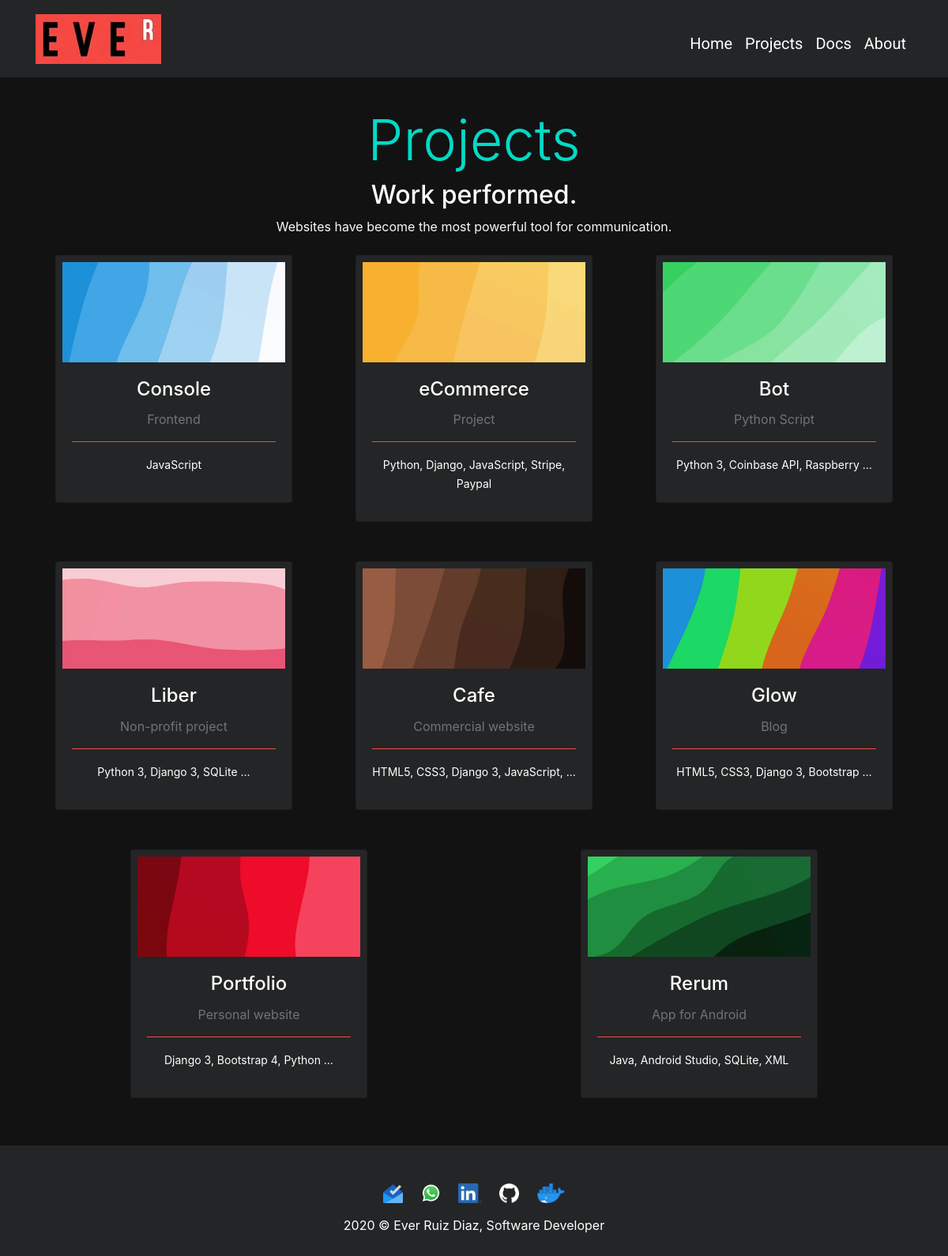
/projects/, run on the app's committed database.
### apps/projects/models.py (models this page shows, shortened)
class Projects(models.Model):
    image = models.ImageField(upload_to="projects/card", verbose_name="Card image", null=True, blank=True)
    screen = models.ImageField(upload_to="projects/modal", verbose_name="Modal image", null=True, blank=True)
    title = models.CharField(max_length=50, verbose_name="Titulo")
    subtitle = models.CharField(max_length=50, verbose_name="Subtitulo", null=True)
    staff = models.CharField(max_length=120, verbose_name="Staff tecnologico", null=True)
    description = RichTextField(verbose_name="Descripcion")
    link = models.URLField(null=True, blank=True, verbose_name="GitHub")
    ordering = SmallIntegerField(verbose_name='Orden', default=0)
    created = models.DateTimeField(auto_now_add=True, verbose_name='Fecha de creación')
    updated = models.DateTimeField(auto_now=True, verbose_name='Fecha de actualización')
    class Meta:
        verbose_name = "Proyecto"
        verbose_name_plural = "Proyectos"
        ordering = ['ordering','created']

### apps/projects/views.py (the view)
# urls.py: path('', views.projects, name="projects")
def projects(request):
    projects = Projects.objects.all()
    return render(request, 'projects/projects.html', {'projects':projects})

### apps/projects/templates/projects/projects.html (shortened to what this page needs)
{% extends 'core/base.html' %}
{% load static %}
{% block content %}
<div id="header">
  <h1 class="supertitle display-3">Projects</h1>
  <h2 id="subheader" class="px-2">Work performed.</h2>
  <p id="superp" class="text-light">Websites have become the most powerful tool for communication.</p>
</div>
<div class="container">
  <div class="row">
    {% for project in projects %}
    <div class="mx-auto">
      <a href="#" title="{{project.title}}" type="button" data-toggle="modal" data-target="#{{project.title}}" style="text-decoration: none;">
        <div id="tarjeta" class="card" style="background-color: #242526; ">
          <div class="project-image-container px-2">
            <div class="project-image-wrapper mb-2">
              <img id="logan" class="mt-2" src="{{ project.image.url }}" alt="">
            </div>
          </div>
          <div class="card-body">
            <h4 class="card-title text-white text-center">{{project.title}}</h4>
            <p class="text-muted text-center">{{project.subtitle}}</p>
            <hr style="border-color: #F54943;">
            <p class="text-white text-center"><small>{{project.staff|truncatewords_html:5}}</small></p>
          </div>
        </div>
      </a>
    </div>
    {% endfor %}
  </div>
</div>
{% endblock %}

### apps/core/templates/core/base.html (shortened to what this page needs)
<!DOCTYPE html>
<html lang="en">
<head>
    {% load static %}
    {% load bootstrap4 %}
    {% load bootstrap4 %}{% bootstrap_css %}
    <link href="{% static 'core/css/styles.css' %}" rel="stylesheet">
    <link href="{% static 'core/css/media.css' %}" media="(max-width:800px)" rel="stylesheet">
</head>
<body>
    {% include 'core/navigation.html' %}
    {% block content %}{% endblock %}
    {% include 'core/footer.html' %}
</body>
</html>

### apps/core/templates/core/navigation.html (shortened to what this page needs)
{% load static %}
<nav class="navbar navbar-expand-md navbar-dark">
    <div class="container">
        <a href="{% url 'home' %}" class="navbar-brand"><img id="logo" src="{% static 'core/img/logo.webp' %}" title="Ever"></a>
        <div class="collapse navbar-collapse navigation" id="testNavbar">
            <ul class="navbar-nav ml-auto pb-2">
                <li class="nav-item" style="height: 50px;"><a class="nav-link blockquote mt-4" href="{% url 'home' %}">Home</a></li>
                <li class="nav-item" style="height: 50px;"><a class="nav-link blockquote mt-4" href="{% url 'projects' %}">Projects</a></li>
                <li class="nav-item" style="height: 50px;"><a class="nav-link blockquote mt-4" href="{% url 'docs' %}">Docs</a></li>
                <li class="nav-item mb-4" style="height: 50px;"><a class="nav-link blockquote mt-4" href="{% url 'about' %}">About</a></li>
            </ul>
        </div>
    </div>
</nav>

### apps/core/templates/core/footer.html
{% load static %}
<footer class="col-md-12" id="abajo">
    <div id="redes">
        <ul style="padding-left: 0px !important;">
            <li>
                <a target="blank" href="{% url 'contact' %}"><img style="max-height: 25px; max-width: 35px;" src="{% static 'core/img/inbox.svg' %}" title="Contact me"></a>
                <a target="blank" href="https://wa.me/393312629203"><img style="max-height: 25px; max-width: 35px;" src="{% static 'core/img/whatsapp.webp' %}" title="Send me a Whatsapp"></a>
                <a target="blank" href="https://www.linkedin.com/in/everdev/"><img style="max-height: 25px; max-width: 35px;" src="{% static 'core/img/linkedin.webp' %}" title="LinkedIn"></a>
                <a target="blank" href="https://github.com/ruizdiazever"><img style="max-height: 25px; max-width: 35px;" src="{% static 'core/img/github.webp' %}" title="GitHub"></a>
                <a target="blank" href="https://hub.docker.com/u/ruizdiazever/"><img style="max-height: 25px; max-width: 35px;" src="{% static 'core/img/docker.webp' %}" title="Docker Hub"></a>
            </li>
        </ul>
    </div>
    <div class="copy">
        </p>2020 &copy Ever Ruiz Diaz, Software Developer</p>
    </div>
</footer>

### apps/core/static/core/css/styles.css (style rules this page uses)
html { min-height: 100%; position: relative; }
body { background-color: #121212; margin: 0; margin-bottom: 150px; }
#abajo { background-color: #242526; position: absolute; bottom: 0; width: 100%; }
.navbar { background-color: #242526; }
#testNavbar ul li a { text-decoration: none; color: white; transition: all 0.5s ease-in; -moz-transition: all 0.5s ease-in; -ms-transition: all 0.5s ease-in; -o-transition: all 0.5s ease-in; -webkit-transition: all 0.5s ease-in; font-family: Roboto, sans-serif; }
.display-3 { text-align: center; color: #03DAC6; }
#subheader { text-align: center; color: white; }
#header { margin-top: 3%; margin-bottom: 2%; text-align: center; }
#header p { color: white; }
p { size: 16px; }
footer { text-align: center; line-height: center; width: 100%; height: 140px; bottom: 0; position: static; background-color: #242526; }
#redes { margin-top: 10px }
#redes ul { padding-top: 37px; }
div.copy { padding-bottom: 1px; color: white; position: relative; font-size: 16px; }
#redes ul a { font-family: Roboto, sans-serif; text-decoration: none; font-size: 16px; padding: 9px; color: white; transition: all 0.5s ease-in; -moz-transition: all 0.5s ease-in; -ms-transition: all 0.5s ease-in; -o-transition: all 0.5s ease-in; -webkit-transition: all 0.5s ease-in }
.card { background-color: #242526; }
.project-image-container { max-width: 100%; max-height: 100%; }
.project-image-wrapper { position : relative !important; padding-bottom: 45%; }
#logan { position : absolute; object-fit: cover; width : 100%; height : 100%; }
#tarjeta { width: 300px; margin-bottom: 50px; }
.supertitle { margin-top: 35px; }

### apps/core/static/core/css/media.css (style rules this page uses)
.supertitle { font-size: xx-large; }
#subheader { font-size: x-large; }
#superp { margin-left: 6%; margin-right: 6%; }
#logo { max-width: 110px !important; }

### data on the page
Projects: image (picture), title "Console", subtitle "Frontend", staff "JavaScript"
Projects: image (picture), title "eCommerce", subtitle "Project", staff "Python, Django, JavaScript, Stripe, Paypal"
Projects: image (picture), title "Bot", subtitle "Python Script", staff "Python 3, Coinbase API, Raspberry …"
Projects: image (picture), title "Liber", subtitle "Non-profit project", staff "Python 3, Django 3, SQLite …"
Projects: image (picture), title "Cafe", subtitle "Commercial website", staff "HTML5, CSS3, Django 3, JavaScript, …"
Projects: image (picture), title "Glow", subtitle "Blog", staff "HTML5, CSS3, Django 3, Bootstrap …"
Projects: image (picture), title "Portfolio", subtitle "Personal website", staff "Django 3, Bootstrap 4, Python …"
Projects: image (picture), title "Rerum", subtitle "App for Android", staff "Java, Android Studio, SQLite, XML"
